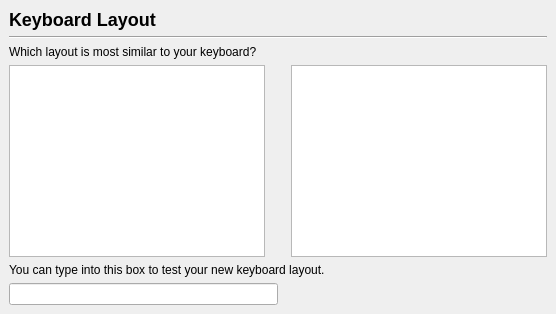
     <widget class="QWidget" name="stepKeyboardConf" >
      <layout class="QGridLayout" >
       <property name="leftMargin" >
        <number>9</number>
       </property>
       <property name="topMargin" >
        <number>9</number>
       </property>
       <property name="rightMargin" >
        <number>9</number>
       </property>
       <property name="bottomMargin" >
        <number>9</number>
       </property>
       <property name="horizontalSpacing" >
        <number>6</number>
       </property>
       <property name="verticalSpacing" >
        <number>6</number>
       </property>
       <item row="2" column="0" >
        <widget class="QLabel" name="keyboard_comment_label" >
         <property name="text" >
          <string>Which layout is most similar to your keyboard?</string>
         </property>
         <property name="wordWrap" >
          <bool>false</bool>
         </property>
        </widget>
       </item>
       <item row="0" column="0" >
        <widget class="QLabel" name="keyboard_heading_label" >
         <property name="sizePolicy" >
          <sizepolicy vsizetype="Preferred" hsizetype="Preferred" >
           <horstretch>1</horstretch>
           <verstretch>0</verstretch>
          </sizepolicy>
         </property>
         <property name="text" >
          <string>&lt;h2>Keyboard Layout&lt;/h2></string>
         </property>
         <property name="alignment" >
          <set>Qt::AlignVCenter</set>
         </property>
         <property name="wordWrap" >
          <bool>false</bool>
         </property>
        </widget>
       </item>
       <item row="5" column="0" >
        <layout class="QHBoxLayout" >
         <property name="spacing" >
          <number>6</number>
         </property>
         <property name="leftMargin" >
          <number>0</number>
         </property>
         <property name="topMargin" >
          <number>0</number>
         </property>
         <property name="rightMargin" >
          <number>0</number>
         </property>
         <property name="bottomMargin" >
          <number>0</number>
         </property>
         <item>
          <widget class="QLineEdit" name="entry1" />
         </item>
         <item>
          <spacer>
           <property name="orientation" >
            <enum>Qt::Horizontal</enum>
           </property>
           <property name="sizeType" >
            <enum>QSizePolicy::Expanding</enum>
           </property>
           <property name="sizeHint" >
            <size>
             <width>220</width>
             <height>21</height>
            </size>
           </property>
          </spacer>
         </item>
        </layout>
       </item>
       <item row="1" column="0" >
        <widget class="Line" name="line3" >
         <property name="frameShape" >
          <enum>QFrame::HLine</enum>
         </property>
         <property name="frameShadow" >
          <enum>QFrame::Sunken</enum>
         </property>
         <property name="orientation" >
          <enum>Qt::Horizontal</enum>
         </property>
        </widget>
       </item>
       <item row="4" column="0" >
        <widget class="QLabel" name="keyboard_test_label" >
         <property name="text" >
          <string>You can type into this box to test your new keyboard layout.</string>
         </property>
         <property name="wordWrap" >
          <bool>false</bool>
         </property>
        </widget>
       </item>
       <item row="3" column="0" >
        <layout class="QHBoxLayout" >
         <property name="spacing" >
          <number>6</number>
         </property>
         <property name="leftMargin" >
          <number>0</number>
         </property>
         <property name="topMargin" >
          <number>0</number>
         </property>
         <property name="rightMargin" >
          <number>0</number>
         </property>
         <property name="bottomMargin" >
          <number>0</number>
         </property>
         <item>
          <widget class="QListWidget" name="keyboardlayoutview" />
         </item>
         <item>
          <spacer>
           <property name="orientation" >
            <enum>Qt::Horizontal</enum>
           </property>
           <property name="sizeType" >
            <enum>QSizePolicy::Fixed</enum>
           </property>
           <property name="sizeHint" >
            <size>
             <width>20</width>
             <height>31</height>
            </size>
           </property>
          </spacer>
         </item>
         <item>
          <widget class="QListWidget" name="keyboardvariantview" />
         </item>
        </layout>
       </item>
      </layout>
     </widget>
